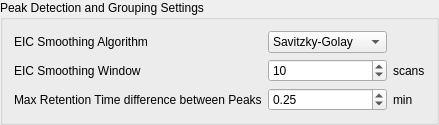
        <widget class="QGroupBox" name="groupBox_3">
         <property name="title">
          <string>Peak Detection and Grouping Settings</string>
         </property>
         <layout class="QGridLayout">
          <item row="3" column="1">
           <widget class="QDoubleSpinBox" name="grouping_maxRtWindow">
            <property name="maximum">
             <double>999999999.000000000000000</double>
            </property>
            <property name="singleStep">
             <double>0.100000000000000</double>
            </property>
            <property name="value">
             <double>0.250000000000000</double>
            </property>
           </widget>
          </item>
          <item row="0" column="1">
           <widget class="QComboBox" name="eic_smoothingAlgorithm">
            <item>
             <property name="text">
              <string>Savitzky-Golay</string>
             </property>
            </item>
            <item>
             <property name="text">
              <string>Gaussian</string>
             </property>
            </item>
            <item>
             <property name="text">
              <string>Moving Average</string>
             </property>
            </item>
           </widget>
          </item>
          <item row="1" column="0">
           <widget class="QLabel" name="label_2">
            <property name="text">
             <string>EIC Smoothing Window </string>
            </property>
           </widget>
          </item>
          <item row="1" column="1">
           <widget class="QSpinBox" name="eic_smoothingWindow">
            <property name="minimum">
             <number>1</number>
            </property>
            <property name="value">
             <number>10</number>
            </property>
           </widget>
          </item>
          <item row="0" column="0">
           <widget class="QLabel" name="label_22">
            <property name="text">
             <string>EIC Smoothing Algorithm</string>
            </property>
           </widget>
          </item>
          <item row="3" column="0">
           <widget class="QLabel" name="label_6">
            <property name="text">
             <string>Max Retention Time difference between Peaks</string>
            </property>
           </widget>
          </item>
          <item row="1" column="2">
           <widget class="QLabel" name="label_5">
            <property name="text">
             <string>scans</string>
            </property>
           </widget>
          </item>
          <item row="3" column="2">
           <widget class="QLabel" name="label_8">
            <property name="text">
             <string>min</string>
            </property>
           </widget>
          </item>
         </layout>
        </widget>
